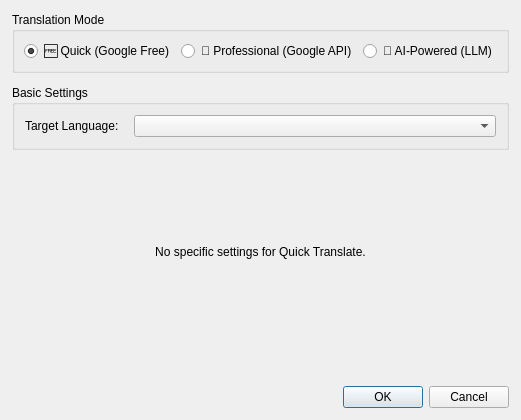
<?xml version="1.0" encoding="UTF-8"?>
<ui version="4.0">
 <class>SettingsDialog</class>
 <widget class="QDialog" name="SettingsDialog">
  <property name="geometry">
   <rect>
    <x>0</x>
    <y>0</y>
    <width>480</width>
    <height>420</height>
   </rect>
  </property>
  <property name="windowTitle">
   <string>Settings</string>
  </property>
  <layout class="QVBoxLayout" name="verticalLayout">
   <property name="spacing">
    <number>12</number>
   </property>
   <property name="leftMargin">
    <number>12</number>
   </property>
   <property name="topMargin">
    <number>12</number>
   </property>
   <property name="rightMargin">
    <number>12</number>
   </property>
   <property name="bottomMargin">
    <number>12</number>
   </property>
   <item>
    <widget class="QGroupBox" name="translationModeGroupBox">
     <property name="title">
      <string>Translation Mode</string>
     </property>
     <layout class="QHBoxLayout" name="horizontalLayout_mode">
      <item>
       <widget class="QRadioButton" name="quickTranslateRadioButton">
        <property name="text">
         <string>🆓 Quick (Google Free)</string>
        </property>
        <property name="checked">
         <bool>true</bool>
        </property>
       </widget>
      </item>
      <item>
       <widget class="QRadioButton" name="professionalTranslateRadioButton">
        <property name="text">
         <string>🔑 Professional (Google API)</string>
        </property>
       </widget>
      </item>
      <item>
       <widget class="QRadioButton" name="aiPoweredTranslateRadioButton">
        <property name="text">
         <string>🤖 AI-Powered (LLM)</string>
        </property>
       </widget>
      </item>
     </layout>
    </widget>
   </item>
   <item>
    <widget class="QGroupBox" name="basicSettingsGroupBox">
     <property name="title">
      <string>Basic Settings</string>
     </property>
     <layout class="QFormLayout" name="formLayout_basic">
      <property name="horizontalSpacing">
       <number>15</number>
      </property>
      <property name="verticalSpacing">
       <number>10</number>
      </property>
      <property name="leftMargin">
       <number>10</number>
      </property>
      <property name="topMargin">
       <number>10</number>
      </property>
      <property name="rightMargin">
       <number>10</number>
      </property>
      <property name="bottomMargin">
       <number>10</number>
      </property>
      <item row="0" column="0">
       <widget class="QLabel" name="targetLanguageLabel">
        <property name="toolTip">
         <string>The language to translate into.</string>
        </property>
        <property name="text">
         <string>Target Language:</string>
        </property>
       </widget>
      </item>
      <item row="0" column="1">
       <widget class="QComboBox" name="targetLanguageComboBox"/>
      </item>
     </layout>
    </widget>
   </item>
   <item>
    <widget class="QStackedWidget" name="configStackedWidget">
     <property name="currentIndex">
      <number>0</number>
     </property>
     <widget class="QWidget" name="page_quick">
      <layout class="QVBoxLayout" name="verticalLayout_quick">
       <item>
        <widget class="QLabel" name="label_quick_info">
         <property name="text">
          <string>No specific settings for Quick Translate.</string>
         </property>
         <property name="alignment">
          <set>Qt::AlignCenter</set>
         </property>
        </widget>
       </item>
      </layout>
     </widget>
     <widget class="QWidget" name="page_professional">
      <layout class="QFormLayout" name="formLayout_professional">
       <property name="horizontalSpacing">
        <number>15</number>
       </property>
       <property name="verticalSpacing">
        <number>10</number>
       </property>
       <property name="leftMargin">
        <number>10</number>
       </property>
       <property name="topMargin">
        <number>10</number>
       </property>
       <property name="rightMargin">
        <number>10</number>
       </property>
       <property name="bottomMargin">
        <number>10</number>
       </property>
       <item row="0" column="0">
        <widget class="QLabel" name="googleApiKeyLabel">
         <property name="toolTip">
          <string>Your Google Translate API key.</string>
         </property>
         <property name="text">
          <string>API Key:</string>
         </property>
        </widget>
       </item>
       <item row="0" column="1">
        <widget class="QLineEdit" name="googleApiKeyEdit"/>
       </item>
      </layout>
     </widget>
     <widget class="QWidget" name="page_ai_powered">
      <layout class="QFormLayout" name="formLayout_ai_powered">
       <property name="horizontalSpacing">
        <number>15</number>
       </property>
       <property name="verticalSpacing">
        <number>10</number>
       </property>
       <property name="leftMargin">
        <number>10</number>
       </property>
       <property name="topMargin">
        <number>10</number>
       </property>
       <property name="rightMargin">
        <number>10</number>
       </property>
       <property name="bottomMargin">
        <number>10</number>
       </property>
       <item row="0" column="0">
        <widget class="QLabel" name="llmProviderLabel">
         <property name="toolTip">
          <string>The LLM provider to use (e.g., OpenAI, Google AI).</string>
         </property>
         <property name="text">
          <string>Provider:</string>
         </property>
        </widget>
       </item>
       <item row="0" column="1">
        <widget class="QComboBox" name="llmProviderComboBox">
         <item>
          <property name="text">
           <string>Google AI</string>
          </property>
         </item>
         <item>
          <property name="text">
           <string>Anthropic</string>
          </property>
         </item>
        </widget>
       </item>
       <item row="1" column="0">
        <widget class="QLabel" name="llmApiKeyLabel">
         <property name="toolTip">
          <string>Your API key for the selected LLM provider.</string>
         </property>
         <property name="text">
          <string>API Key:</string>
         </property>
        </widget>
       </item>
       <item row="1" column="1">
        <widget class="QLineEdit" name="llmApiKeyEdit"/>
       </item>
       <item row="2" column="0">
        <widget class="QLabel" name="llmModelLabel">
         <property name="toolTip">
          <string>The specific LLM model to use.</string>
         </property>
         <property name="text">
          <string>Model:</string>
         </property>
        </widget>
       </item>
       <item row="2" column="1">
        <widget class="QComboBox" name="llmModelComboBox"/>
       </item>
       <item row="3" column="0" colspan="2">
        <widget class="QGroupBox" name="llmAdvancedGroupBox">
         <property name="title">
          <string>Advanced</string>
         </property>
         <property name="checkable">
          <bool>true</bool>
         </property>
         <property name="checked">
          <bool>false</bool>
         </property>
         <layout class="QFormLayout" name="formLayout_advanced">
          <item row="0" column="0">
           <widget class="QLabel" name="llmBaseUrlLabel">
            <property name="text">
             <string>Base URL:</string>
            </property>
           </widget>
          </item>
          <item row="0" column="1">
           <widget class="QLineEdit" name="llmBaseUrlEdit"/>
          </item>
         </layout>
        </widget>
       </item>
      </layout>
     </widget>
    </widget>
   </item>
   <item>
    <spacer name="verticalSpacer_bottom">
     <property name="orientation">
      <enum>Qt::Orientation::Vertical</enum>
     </property>
     <property name="sizeHint" stdset="0">
      <size>
       <width>20</width>
       <height>40</height>
      </size>
     </property>
    </spacer>
   </item>
   <item>
    <widget class="QDialogButtonBox" name="buttonBox">
     <property name="orientation">
      <enum>Qt::Orientation::Horizontal</enum>
     </property>
     <property name="standardButtons">
      <set>QDialogButtonBox::StandardButton::Cancel|QDialogButtonBox::StandardButton::Ok</set>
     </property>
    </widget>
   </item>
  </layout>
 </widget>
 <resources/>
 <connections>
  <connection>
   <sender>buttonBox</sender>
   <signal>accepted()</signal>
   <receiver>SettingsDialog</receiver>
   <slot>accept()</slot>
   <hints>
    <hint type="sourcelabel">
     <x>248</x>
     <y>254</y>
    </hint>
    <hint type="destinationlabel">
     <x>157</x>
     <y>274</y>
    </hint>
   </hints>
  </connection>
  <connection>
   <sender>buttonBox</sender>
   <signal>rejected()</signal>
   <receiver>SettingsDialog</receiver>
   <slot>reject()</slot>
   <hints>
    <hint type="sourcelabel">
     <x>316</x>
     <y>260</y>
    </hint>
    <hint type="destinationlabel">
     <x>286</x>
     <y>274</y>
    </hint>
   </hints>
  </connection>
 </connections>
</ui>
